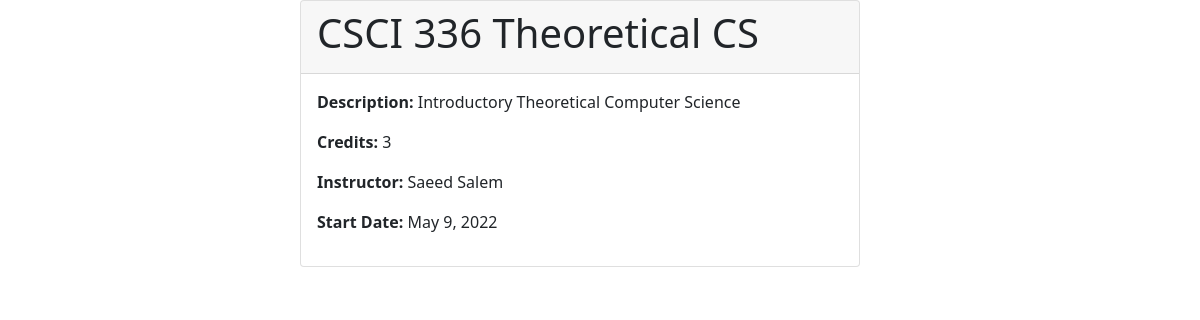
Screenshot of /3/ with the database file from the repository.
### courses/models.py (models this page shows, shortened)
class Course(models.Model):
    course_id = models.AutoField(primary_key=True)
    course_title = models.CharField(max_length=30)
    course_description = models.CharField(max_length=60)
    course_credits = models.IntegerField()
    course_instructor = models.CharField(max_length = 30)
    couse_start_date = models.DateField()

### courses/views.py (the view)
# urls.py: path('<int:pk>/', views.course_detail,name='course_detail')
def course_detail(request, pk):
    course = Course.objects.get(pk = pk)
    course_dict = {'course':course}
    return render(request, 'courses/course_detail.html', context=course_dict)

### courses/templates/courses/course_detail.html (shortened to what this page needs)
{%load static%}
<!DOCTYPE html>
<html lang="en">
<head>
    <link href="https://cdn.jsdelivr.net/npm/bootstrap@5.1.3/dist/css/bootstrap.min.css" rel="stylesheet">
</head>
<body>
    <div style=" margin: auto;
    width: 50%;">
 <div class="card" style="width:35rem">
     <div class="card-header">
        <h1 class="card-title">{{course.course_title}}</h1>
    </div>
    <div class="card-body">
        <p><strong>Description: </strong> {{course.course_description}}</p>
        <p><strong>Credits: </strong>{{course.course_credits}}</p>
        <p><strong>Instructor: </strong> {{course.course_instructor}}</p>
        <p><strong>Start Date: </strong>{{course.couse_start_date}}</p>
    </div>
 </div>
 </div>
</body>
</html>

### rows the page displays
Course: course_title "CSCI 336 Theoretical CS", course_description "Introductory Theoretical Computer Science", course_credits "3", course_instructor "Saeed Salem", couse_start_date "May 9, 2022"
